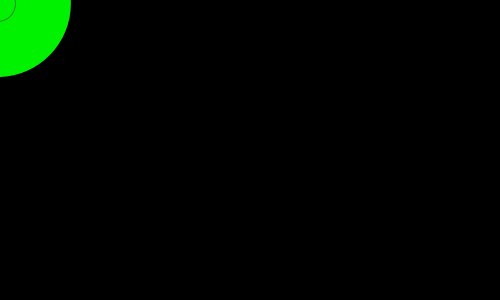
Frame 1 (no input)
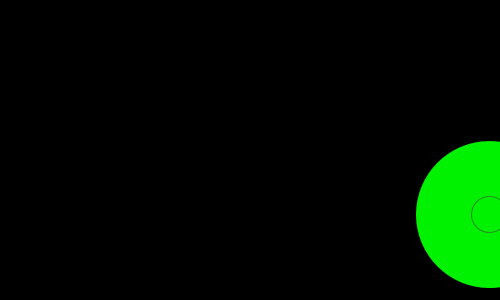
Frame 60 (the mouse pressed at the canvas centre just before this capture)
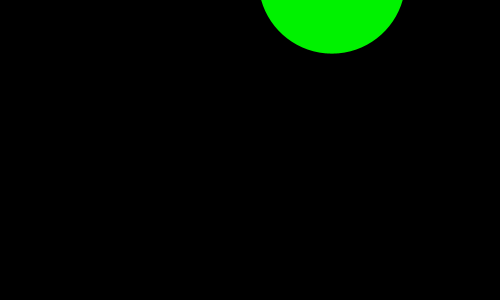
Frame 120 (the mouse held since frame 60 and released just before this capture)

The Processing sketch that drew these frames (run headless with seeded random() and noise(); from frame 60 on, the mouse is pressed at the canvas centre):

// Processing sketch: mouse_example
// ── mouse_example.pde
//  Title: Mouse Example
//  Description: Example of how to use Mouse data in a sketch
//  Date Started: 2012 Mar 26
//  Last Modified: 2012 Mar 27
//  [Your website, portfolio, or other links]
//  [Feel free to change the license too!]
//  This work is licensed under a Creative Commons 3.0 License.
//  (Attribution - NonCommerical - ShareAlike)
//  http://creativecommons.org/licenses/by-nc-sa/3.0/
//
//  In summary, you are free to copy, distribute, edit, and remix the work.
//  Under the conditions that you attribute the work to me, it is for
//  noncommercial purposes, and if you build upon this work or otherwise alter
//  it, you may only distribute the resulting work under this license.
//
//  Of course, the conditions may be waived with permission from the author.

//-----------------Globals
/* These are variables that you want to exist throughout the entire sketch.*/
Circle[] circleArray = {};

//-----------------Setup
/*The code in setup() will only be run once in your sketch.  Use this space to set things up like
the sketch size, background color, framerate, etc. etc.*/
void setup(){
  size(500,300);
  background(0);
  smooth();
  strokeWeight(1);
  frameRate(30);
  fill(150,50);
  drawCircles();
}

//-----------------Main Loop
/*This is the main loop of your sketched.  This loop gets called over and over again until you quit the sketch.*/
void draw(){
  background(0);
  for(int i = 0;i < circleArray.length;i++){
    Circle circleInstance = circleArray[i];
    circleInstance.update();
    circleInstance.display();
  }
}

//-----------------Interactions
/*Place any interactions here.  We'll go over this later*/
void mouseReleased(){
 drawCircles(); 
}

//-----------------Defined Functions
/*Place any defined functions here.  We'll go over this later*/
void drawCircles(){
   Circle circleInstance = new Circle();
   circleInstance.display();
   circleArray = (Circle[])append(circleArray,circleInstance);
}

//-----------------Defined Classes
/*Place any defined classes here.  We'll go over this later*/
class Circle {
  float x,y,radius,velocityX,velocityY;
  color lineColor, fillColor;
  
  Circle() {
    x = mouseX;
    y = mouseY;
    radius = random(75) + 25;
    lineColor = color(random(255));
    fillColor = color(0,random(255),0);
    velocityX = random(10) - 5;
    velocityY = random(10) - 5;
  }
  
  void display() {
   noStroke();
   fill(fillColor);
   ellipse(x,y,2*radius,2*radius);
   stroke(lineColor,150);
   noFill();
   ellipse(x,y,radius/2,radius/2); 
  }  
  
  void update() {
    x += velocityX;
    y += velocityY;
    if (x > (width + radius)){
      x = 0 - radius;
    }
    if (x < (0 - radius)){
      x = width + radius;
    }
    if (y > (height + radius)){
      y = 0 - radius;
    }
    if (y < (0 - radius)){
      y = height + radius;
    }
  }
}
